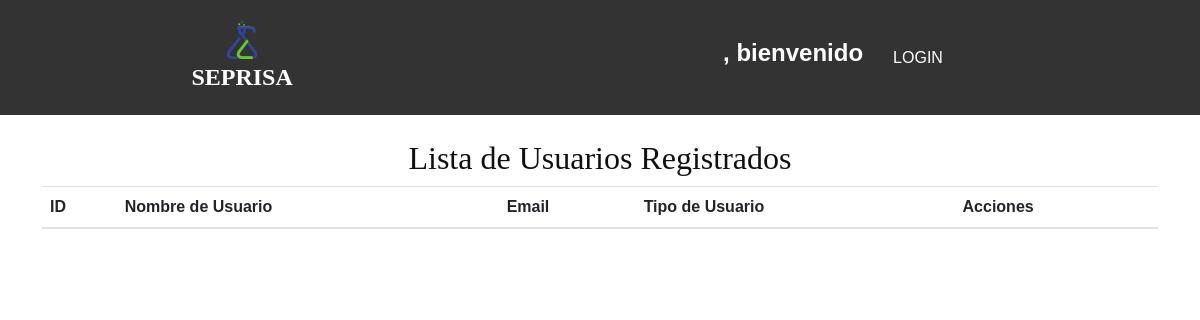
The app's page /usuarios/, older data.
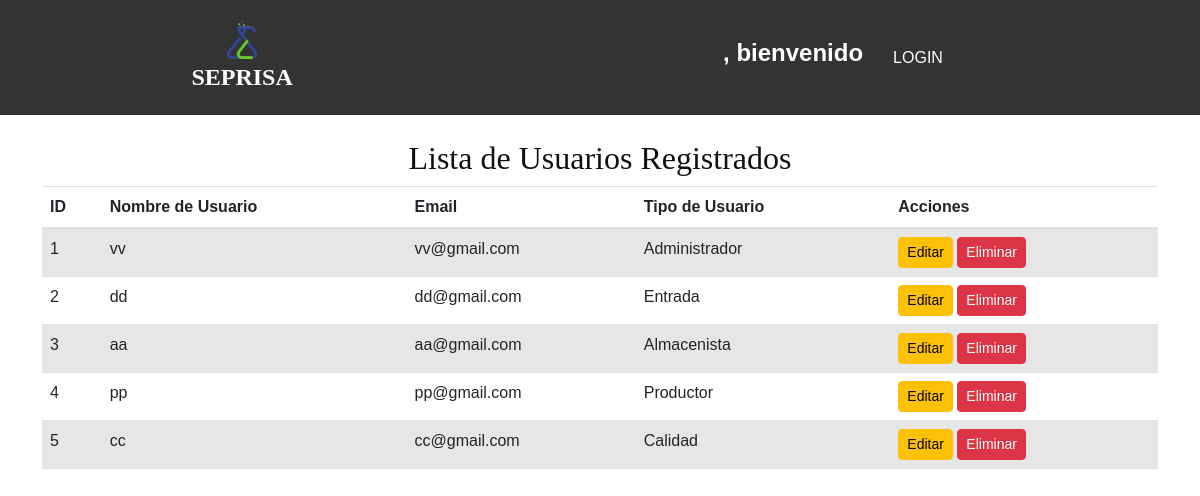
The same page, newer data.
### contacts/models.py (models this page shows, shortened)
class RegistroUsuario(AbstractUser):
    USER_TYPES = [
        ('admin', 'Administrador'),
        ('alm', 'Almacenista'),
        ('prod', 'Productor'),
        ('cal', 'Calidad'),
        ('entrada', 'Entrada')
    ]
    user_type = models.CharField(max_length=20, choices=USER_TYPES)
    groups = models.ManyToManyField(
        'auth.Group',
        related_name='customuser_set',  # Cambia el nombre de la relación inversa
        blank=True
    )
    user_permissions = models.ManyToManyField(
        'auth.Permission',
        related_name='customuser_permissions',  # Cambia el nombre de la relación inversa
        blank=True
    )

### contacts/views.py (the view)
# urls.py: path('usuarios/', UserListView.as_view(), name='user_list'),
class UserListView(ListView):
    model = RegistroUsuario
    template_name = 'contacts/registro_usuarios_list.html'  # Crea este template
    context_object_name = 'usuarios'

### contacts/templates/contacts/registro_usuarios_list.html (shortened to what this page needs)
{% extends 'contacts/menu_base.html' %}
{% block content %}
<div class="container mt-4">
    <h2 class="text-center">Lista de Usuarios Registrados</h2>
    <table class="table table-striped">
        <thead>
            <tr>
                <th>ID</th>
                <th>Nombre de Usuario</th>
                <th>Email</th>
                <th>Tipo de Usuario</th>
                <th>Acciones</th>
            </tr>
        </thead>
        <tbody>
            {% for usuario in usuarios %}
            <tr>
                <td>{{ usuario.id }}</td>
                <td>{{ usuario.username }}</td>
                <td>{{ usuario.email }}</td>
                <td>{{ usuario.get_user_type_display }}</td>
                <td>
                    <a href="{% url 'user_edit' usuario.id %}" class="btn btn-warning btn-sm">Editar</a>
                    <form action="{% url 'user_delete' usuario.id %}" method="post" style="display:inline;">
                        <button type="submit" class="btn btn-danger btn-sm" onclick="return confirm('¿Estás seguro de eliminar este usuario?');">Eliminar</button>
                    </form>
                </td>
            </tr>
            {% endfor %}
        </tbody>
    </table>
</div>
{% endblock %}

Row changes from the older to the newer data that the page shows:
now on this page (row edited): RegistroUsuario: id "1", username "vv", email "vv@gmail.com", user_type "Administrador"
added RegistroUsuario: id "2", username "dd", email "dd@gmail.com", user_type "Entrada"
now on this page (row edited): RegistroUsuario: id "3", username "aa", email "aa@gmail.com", user_type "Almacenista"
now on this page (row edited): RegistroUsuario: id "4", username "pp", email "pp@gmail.com", user_type "Productor"
now on this page (row edited): RegistroUsuario: id "5", username "cc", email "cc@gmail.com", user_type "Calidad"
